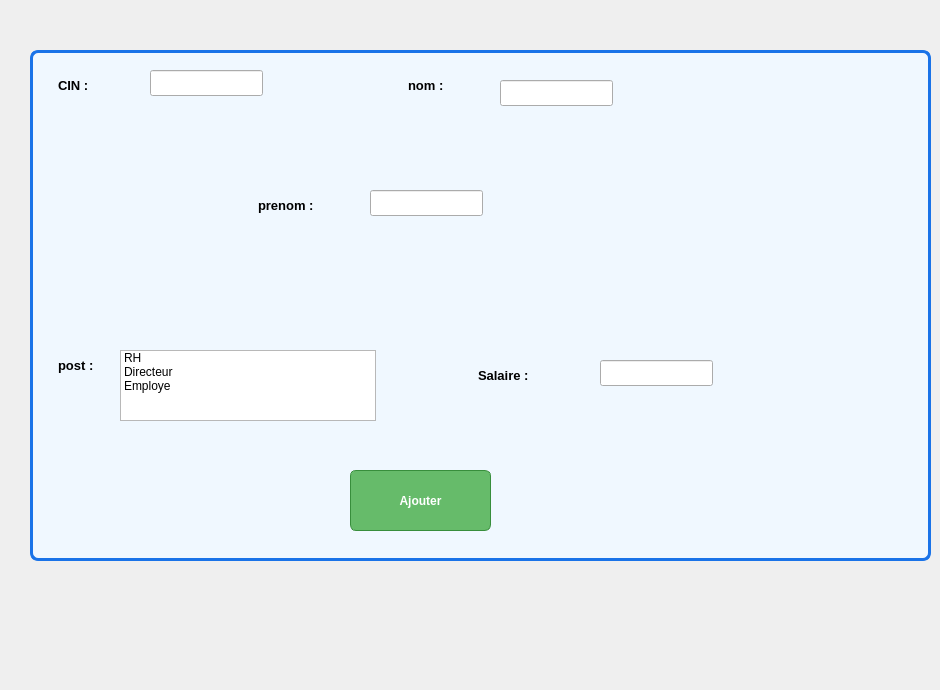
      <widget class="QWidget" name="tab_17">
       <attribute name="icon">
        <iconset>
         <normaloff>:/images/add.png</normaloff>:/images/add.png</iconset>
       </attribute>
       <attribute name="title">
        <string>Ajouter</string>
       </attribute>
       <widget class="QLabel" name="label_25">
        <property name="geometry">
         <rect>
          <x>400</x>
          <y>60</y>
          <width>221</width>
          <height>51</height>
         </rect>
        </property>
        <property name="styleSheet">
         <string notr="true">QLabel {
    font-family: &quot;Segoe UI&quot;; /* Définir la police à Segoe UI */
    font-size: 10pt; /* Taille de la police à 10 points */
    font-weight: bold; /* Texte en gras */
    color: #000000; /* Couleur du texte (noir par défaut) */
    padding: 5px; /* Espacement interne autour du texte */
    background: transparent; /* Fond transparent (optionnel) */
}

</string>
        </property>
        <property name="text">
         <string>nom :</string>
        </property>
       </widget>
       <widget class="QLineEdit" name="nomE">
        <property name="geometry">
         <rect>
          <x>500</x>
          <y>80</y>
          <width>113</width>
          <height>26</height>
         </rect>
        </property>
       </widget>
       <widget class="QLabel" name="label_26">
        <property name="geometry">
         <rect>
          <x>250</x>
          <y>180</y>
          <width>221</width>
          <height>51</height>
         </rect>
        </property>
        <property name="styleSheet">
         <string notr="true">QLabel {
    font-family: &quot;Segoe UI&quot;; /* Définir la police à Segoe UI */
    font-size: 10pt; /* Taille de la police à 10 points */
    font-weight: bold; /* Texte en gras */
    color: #000000; /* Couleur du texte (noir par défaut) */
    padding: 5px; /* Espacement interne autour du texte */
    background: transparent; /* Fond transparent (optionnel) */
}

</string>
        </property>
        <property name="text">
         <string>prenom :</string>
        </property>
       </widget>
       <widget class="QLineEdit" name="prenomE">
        <property name="geometry">
         <rect>
          <x>370</x>
          <y>190</y>
          <width>113</width>
          <height>26</height>
         </rect>
        </property>
       </widget>
       <widget class="QLabel" name="label_27">
        <property name="geometry">
         <rect>
          <x>50</x>
          <y>60</y>
          <width>221</width>
          <height>51</height>
         </rect>
        </property>
        <property name="styleSheet">
         <string notr="true">QLabel {
    font-family: &quot;Segoe UI&quot;; /* Définir la police à Segoe UI */
    font-size: 10pt; /* Taille de la police à 10 points */
    font-weight: bold; /* Texte en gras */
    color: #000000; /* Couleur du texte (noir par défaut) */
    padding: 5px; /* Espacement interne autour du texte */
    background: transparent; /* Fond transparent (optionnel) */
}

</string>
        </property>
        <property name="text">
         <string>CIN :</string>
        </property>
       </widget>
       <widget class="QLineEdit" name="cinE">
        <property name="geometry">
         <rect>
          <x>150</x>
          <y>70</y>
          <width>113</width>
          <height>26</height>
         </rect>
        </property>
        <property name="font">
         <font/>
        </property>
        <property name="maxLength">
         <number>8</number>
        </property>
       </widget>
       <widget class="QLabel" name="label_28">
        <property name="geometry">
         <rect>
          <x>50</x>
          <y>340</y>
          <width>221</width>
          <height>51</height>
         </rect>
        </property>
        <property name="styleSheet">
         <string notr="true">QLabel {
    font-family: &quot;Segoe UI&quot;; /* Définir la police à Segoe UI */
    font-size: 10pt; /* Taille de la police à 10 points */
    font-weight: bold; /* Texte en gras */
    color: #000000; /* Couleur du texte (noir par défaut) */
    padding: 5px; /* Espacement interne autour du texte */
    background: transparent; /* Fond transparent (optionnel) */
}

</string>
        </property>
        <property name="text">
         <string>post : </string>
        </property>
       </widget>
       <widget class="QLabel" name="label_29">
        <property name="geometry">
         <rect>
          <x>470</x>
          <y>350</y>
          <width>221</width>
          <height>51</height>
         </rect>
        </property>
        <property name="styleSheet">
         <string notr="true">QLabel {
    font-family: &quot;Segoe UI&quot;; /* Définir la police à Segoe UI */
    font-size: 10pt; /* Taille de la police à 10 points */
    font-weight: bold; /* Texte en gras */
    color: #000000; /* Couleur du texte (noir par défaut) */
    padding: 5px; /* Espacement interne autour du texte */
    background: transparent; /* Fond transparent (optionnel) */
}

</string>
        </property>
        <property name="text">
         <string>Salaire :</string>
        </property>
       </widget>
       <widget class="QLineEdit" name="salaireE">
        <property name="geometry">
         <rect>
          <x>600</x>
          <y>360</y>
          <width>113</width>
          <height>26</height>
         </rect>
        </property>
       </widget>
       <widget class="QPushButton" name="ajoutemploye">
        <property name="geometry">
         <rect>
          <x>350</x>
          <y>470</y>
          <width>141</width>
          <height>61</height>
         </rect>
        </property>
        <property name="styleSheet">
         <string notr="true">QPushButton {
    color: #ffffff; /* Texte blanc */
    background-color: #66bb6a; /* Vert pour le fond */
    border: 1px solid #388e3c; /* Bordure légèrement plus foncée */
    border-radius: 6px; /* Coins arrondis */
    padding: 8px 12px; /* Espacement intérieur */
    font-weight: bold; /* Texte en gras */
}

QPushButton:hover {
    background-color: #66bb6a; /* Vert plus clair au survol */
}

QPushButton:pressed {
    background-color: #2e7d32; /* Vert foncé quand le bouton est cliqué */
}

</string>
        </property>
        <property name="text">
         <string>Ajouter</string>
        </property>
       </widget>
       <widget class="QLabel" name="label_59">
        <property name="geometry">
         <rect>
          <x>0</x>
          <y>510</y>
          <width>221</width>
          <height>171</height>
         </rect>
        </property>
        <property name="text">
         <string/>
        </property>
        <property name="pixmap">
         <pixmap>:/images/Shinny__7_-removebg-preview.png</pixmap>
        </property>
        <property name="scaledContents">
         <bool>true</bool>
        </property>
       </widget>
       <widget class="QListWidget" name="listWidget">
        <property name="geometry">
         <rect>
          <x>120</x>
          <y>350</y>
          <width>256</width>
          <height>71</height>
         </rect>
        </property>
        <item>
         <property name="text">
          <string>RH</string>
         </property>
        </item>
        <item>
         <property name="text">
          <string>Directeur </string>
         </property>
        </item>
        <item>
         <property name="text">
          <string>Employe</string>
         </property>
        </item>
       </widget>
       <widget class="QListWidget" name="listWidget_6">
        <property name="geometry">
         <rect>
          <x>30</x>
          <y>50</y>
          <width>901</width>
          <height>511</height>
         </rect>
        </property>
        <property name="styleSheet">
         <string notr="true">QListWidget {
    border: 3px solid #1a73e8; /* Bordure épaisse avec une couleur bleue */
    border-radius: 8px; /* Coins arrondis pour un effet élégant */
    background-color: #f0f8ff; /* Fond clair et agréable pour le QListWidget */
}

QListWidget::item {
    padding: 10px; /* Espacement interne des éléments */
    border-bottom: 1px solid #1a73e8; /* Séparation des éléments par une ligne bleue */
}

QListWidget::item:selected {
    background-color: #90caf9; /* Couleur différente lors de la sélection */
    color: #1a1a1a; /* Couleur du texte pour l'élément sélectionné */
}

QListWidget::item:hover {
    background-color: #e1f5fe; /* Couleur plus claire lors du survol */
    color: #1a1a1a; /* Couleur du texte pour l'élément survolé */
}
</string>
        </property>
       </widget>
       <zorder>listWidget_6</zorder>
       <zorder>label_25</zorder>
       <zorder>nomE</zorder>
       <zorder>label_26</zorder>
       <zorder>prenomE</zorder>
       <zorder>label_27</zorder>
       <zorder>cinE</zorder>
       <zorder>label_28</zorder>
       <zorder>label_29</zorder>
       <zorder>salaireE</zorder>
       <zorder>ajoutemploye</zorder>
       <zorder>label_59</zorder>
       <zorder>listWidget</zorder>
      </widget>
